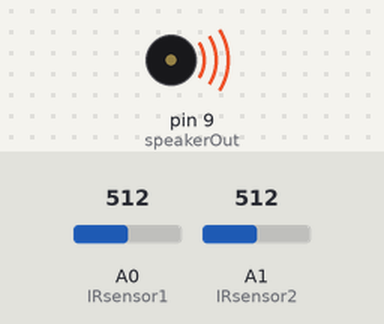
A sketch run on a simulated Arduino Uno, built with avr-gcc and run on an emulated ATmega328P. On the bench: buzzer (waves = sounding). The inputs (shaded band) are chosen by the test bench; at power-on: A0 (IRsensor1) = 512, A1 (IRsensor2) = 512. What the sketch prints to the serial monitor is not drawn.

Above: at 0.1 s.
Timing chart, 0 to 1.6 s (numbered marks = the images above):
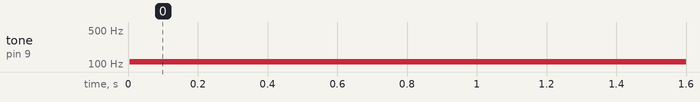

The sketch:

ME545_lab2_IRsensor.ino
```cpp
/*
   ME 545 - Mechatronics
   Lab 2 - IR Sensors final code
   Lab Group 5
   Juliette Mitrovich, Sijani, Sheila Moroney
*/
// Polling loop variables
unsigned long startTime = 0; // variable for the start time
unsigned long currentTime = 0; // variable for the current time
unsigned long elapsedTime; // variable to store the elapsed time (currentTime - startTime)

// IR sensor 1 variables
float IRsensor1 = A0; // set IRsensor as analog pin 0
float sensorValue1; // variable to store the output of IR sensor 1

// IR sensor 2 variables
float IRsensor2 = A1; // set IRsensor as analog pin 0
float sensorValue2; // variable to store the output of IR sensor 1

// digital filter coefficients, sensor 1 (fc = 27.77Hz, fs = 125Hz )
float a11 = -0.0875;
float b01 = 0.4563;
float b11 = 0.4563;

// digital filter coefficients, sensor 2 (fc = 22.22Hz, fs = 125Hz)
float a12 = -0.2309;
float b02 = 0.3846;
float b12 = 0.3846;

// digital filter, IR sensor 1 values
float Vold1 = 0; // initialize the first input
float yold1 = 0; // initialize the first output
float digitalFilter1; // initialize variable to store first order digital filter values

// digital filter, IR sensor 2 values
float Vold2 = 0; // initialize the first input
float yold2 = 0; // initialize the first output
float digitalFilter2; // initialize variable to store first order digital filter values

// variables to store distance calculations
float distance1; // store distance calculation from IR sensor 1
float distance2; // store distance calculation from IR sensor 2
float distance2_adj; // adjusted distance from sensor 2, set 20cm back
float distance; // final distance calculated from both IR sensors

// weight variables for sensor fusion
float w1;
float w2;

// speaker variables for mapping tone
int speakerOut = 9;
int pitch;

void setup() {
  Serial.begin(115200); // initialize the serial monitor
  pinMode(speakerOut, OUTPUT);
  currentTime = millis(); // set the currentTime equal to millis function
}

void loop() {
  currentTime = millis();
  elapsedTime = currentTime - startTime; // calculate the elapsed time

  // collect data at a fequency of 125 Hz (every 8 milliseconds)
  if (0 == (elapsedTime % 100)) {

    // Collect IR sensor 1 data
    sensorValue1 = analogRead(IRsensor1);

    // Collect IR sensor 2 data
    sensorValue2 = analogRead(IRsensor2);

    // digitially filter IR sensor 1 data
    digitalFilter1 = (b01 * sensorValue1) + (b11 * Vold1) - (a11 * yold1);
    yold1 = digitalFilter1;
    Vold1 = sensorValue1;

    // digitally filter IR sensor 2 data
    digitalFilter2 = (b02 * sensorValue2) + (b12 * Vold2) - (a12 * yold2);
    yold2 = digitalFilter2;
    Vold2 = sensorValue2;

    // Convert filtered IR sensor data to distance
    distance1 = (16569.0 / (digitalFilter1 + 25)) - 11;
    distance2 = (16569.0 / (digitalFilter2 + 25)) - 11;
    distance2_adj = distance2 - 21;

    // Use two distances to calculate the final distance
    // if IR sensor 2 reads a distance of 65 or more, only use IR sensor 1 data
    if (120 < distance2) {
      w1 = 1.05;
      w2 = 0;
      distance = (w1 * distance1);
    }

    // if IR sensor 2 reads a distance of 40cm or closer, only use IR sensor 2 data
    if (40 >= distance2) {
      w1 = 0;
      w2 = 1;
      distance = ((w1 * distance1) + (w2 * distance2_adj)) / (w1 + w2);
    }

    // if IR sensor 2 reads a distance between 40cm and 60 cm, average the two sensor distances
    if (120 >= distance2 && 40 < distance2) {
      w1 = 1;
      w2 = 1;
      distance = ((w1 * distance1) + (w2 * distance2_adj)) / (w1 + w2);
    }

    // generate varying pitch from the varying distance
    pitch = map(distance, 0, 150, 120, 1500);
    tone(9, pitch);

    // Print data to the serial monitor
    //      Serial.print(distance1); // print when you want to test sensor 1 distance
    //      Serial.print(", ");
    //      Serial.print(distance2); // print when you want to test sensor 2 distance
    //      Serial.print(", ");
    Serial.println(distance); // print when you want to test sensor fusion distance

    startTime = millis(); // reset startTime to allow for 125Hz of polling
  }
}
```

Measured:
- by itself, tone on pin 9 (speakerOut): silent → 111 Hz at 0.00 s
